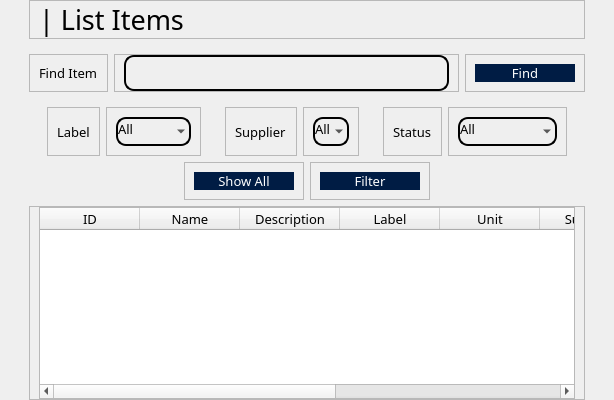
            <widget class="QWidget" name="ListItems">
             <layout class="QHBoxLayout" name="horizontalLayout_55">
              <property name="topMargin">
               <number>0</number>
              </property>
              <property name="bottomMargin">
               <number>0</number>
              </property>
              <item>
               <widget class="QWidget" name="widget_26" native="true">
                <layout class="QVBoxLayout" name="verticalLayout_13">
                 <property name="topMargin">
                  <number>0</number>
                 </property>
                 <property name="bottomMargin">
                  <number>0</number>
                 </property>
                 <item alignment="Qt::AlignTop">
                  <widget class="QWidget" name="widget_27" native="true">
                   <layout class="QVBoxLayout" name="verticalLayout_20">
                    <property name="topMargin">
                     <number>0</number>
                    </property>
                    <property name="bottomMargin">
                     <number>0</number>
                    </property>
                    <item>
                     <widget class="QFrame" name="frame_43">
                      <property name="font">
                       <font>
                        <family>Sans Serif Collection</family>
                        <pointsize>20</pointsize>
                       </font>
                      </property>
                      <property name="frameShape">
                       <enum>QFrame::StyledPanel</enum>
                      </property>
                      <property name="frameShadow">
                       <enum>QFrame::Raised</enum>
                      </property>
                      <layout class="QVBoxLayout" name="verticalLayout_21">
                       <property name="topMargin">
                        <number>0</number>
                       </property>
                       <property name="bottomMargin">
                        <number>0</number>
                       </property>
                       <item>
                        <widget class="QLabel" name="label_19">
                         <property name="font">
                          <font>
                           <family>Sans Serif Collection</family>
                           <pointsize>20</pointsize>
                          </font>
                         </property>
                         <property name="text">
                          <string>| List Items</string>
                         </property>
                        </widget>
                       </item>
                      </layout>
                     </widget>
                    </item>
                   </layout>
                  </widget>
                 </item>
                 <item>
                  <widget class="QWidget" name="widget_75" native="true">
                   <property name="font">
                    <font>
                     <family>Sans Serif Collection</family>
                     <pointsize>10</pointsize>
                    </font>
                   </property>
                   <layout class="QHBoxLayout" name="horizontalLayout_83">
                    <item>
                     <widget class="QFrame" name="frame_91">
                      <property name="frameShape">
                       <enum>QFrame::StyledPanel</enum>
                      </property>
                      <property name="frameShadow">
                       <enum>QFrame::Raised</enum>
                      </property>
                      <layout class="QVBoxLayout" name="verticalLayout_93">
                       <item>
                        <widget class="QLabel" name="label_45">
                         <property name="font">
                          <font>
                           <pointsize>10</pointsize>
                          </font>
                         </property>
                         <property name="text">
                          <string>Find Item</string>
                         </property>
                        </widget>
                       </item>
                      </layout>
                     </widget>
                    </item>
                    <item>
                     <widget class="QFrame" name="frame_72">
                      <property name="font">
                       <font>
                        <family>Sans Serif Collection</family>
                        <pointsize>10</pointsize>
                       </font>
                      </property>
                      <property name="frameShape">
                       <enum>QFrame::StyledPanel</enum>
                      </property>
                      <property name="frameShadow">
                       <enum>QFrame::Raised</enum>
                      </property>
                      <layout class="QVBoxLayout" name="verticalLayout_94">
                       <property name="topMargin">
                        <number>0</number>
                       </property>
                       <property name="bottomMargin">
                        <number>0</number>
                       </property>
                       <item>
                        <widget class="QLineEdit" name="LIFindItem">
                         <property name="sizePolicy">
                          <sizepolicy hsizetype="Expanding" vsizetype="Preferred">
                           <horstretch>0</horstretch>
                           <verstretch>0</verstretch>
                          </sizepolicy>
                         </property>
                         <property name="font">
                          <font>
                           <pointsize>10</pointsize>
                          </font>
                         </property>
                         <property name="styleSheet">
                          <string notr="true">background-color: rgba(0,0,0,0);
border: none;
border: 1.5px solid rgb(0, 0, 0);
color: rgb(0, 0, 0);
padding-bottom: 5px;
border-radius: 10px</string>
                         </property>
                        </widget>
                       </item>
                      </layout>
                     </widget>
                    </item>
                    <item>
                     <widget class="QFrame" name="frame_94">
                      <property name="frameShape">
                       <enum>QFrame::StyledPanel</enum>
                      </property>
                      <property name="frameShadow">
                       <enum>QFrame::Raised</enum>
                      </property>
                      <layout class="QVBoxLayout" name="verticalLayout_96">
                       <item>
                        <widget class="QPushButton" name="FindItemButton">
                         <property name="minimumSize">
                          <size>
                           <width>100</width>
                           <height>0</height>
                          </size>
                         </property>
                         <property name="font">
                          <font>
                           <family>Sans Serif Collection</family>
                           <pointsize>10</pointsize>
                          </font>
                         </property>
                         <property name="styleSheet">
                          <string notr="true">background-color: rgb(0, 28, 68);
color: white;
border-radius: 10px;</string>
                         </property>
                         <property name="text">
                          <string>Find</string>
                         </property>
                        </widget>
                       </item>
                      </layout>
                     </widget>
                    </item>
                   </layout>
                  </widget>
                 </item>
                 <item alignment="Qt::AlignTop">
                  <widget class="QWidget" name="widget_28" native="true">
                   <property name="sizePolicy">
                    <sizepolicy hsizetype="Preferred" vsizetype="Expanding">
                     <horstretch>0</horstretch>
                     <verstretch>0</verstretch>
                    </sizepolicy>
                   </property>
                   <property name="font">
                    <font>
                     <family>Sans Serif Collection</family>
                     <pointsize>10</pointsize>
                    </font>
                   </property>
                   <layout class="QHBoxLayout" name="horizontalLayout_56">
                    <property name="topMargin">
                     <number>0</number>
                    </property>
                    <property name="bottomMargin">
                     <number>0</number>
                    </property>
                    <item alignment="Qt::AlignTop">
                     <widget class="QWidget" name="widget_73" native="true">
                      <layout class="QHBoxLayout" name="horizontalLayout_84">
                       <property name="topMargin">
                        <number>0</number>
                       </property>
                       <property name="bottomMargin">
                        <number>0</number>
                       </property>
                       <item>
                        <widget class="QWidget" name="widget_70" native="true">
                         <layout class="QHBoxLayout" name="horizontalLayout_87">
                          <property name="topMargin">
                           <number>0</number>
                          </property>
                          <property name="bottomMargin">
                           <number>0</number>
                          </property>
                          <item>
                           <widget class="QFrame" name="frame_44">
                            <property name="frameShape">
                             <enum>QFrame::StyledPanel</enum>
                            </property>
                            <property name="frameShadow">
                             <enum>QFrame::Raised</enum>
                            </property>
                            <layout class="QVBoxLayout" name="verticalLayout_22">
                             <item alignment="Qt::AlignLeft">
                              <widget class="QLabel" name="label_20">
                               <property name="font">
                                <font>
                                 <family>Sans Serif Collection</family>
                                 <pointsize>10</pointsize>
                                </font>
                               </property>
                               <property name="text">
                                <string>Label</string>
                               </property>
                              </widget>
                             </item>
                            </layout>
                           </widget>
                          </item>
                          <item>
                           <widget class="QFrame" name="frame_45">
                            <property name="frameShape">
                             <enum>QFrame::StyledPanel</enum>
                            </property>
                            <property name="frameShadow">
                             <enum>QFrame::Raised</enum>
                            </property>
                            <layout class="QVBoxLayout" name="verticalLayout_23">
                             <item>
                              <widget class="QComboBox" name="LILabel">
                               <property name="sizePolicy">
                                <sizepolicy hsizetype="Expanding" vsizetype="Fixed">
                                 <horstretch>0</horstretch>
                                 <verstretch>0</verstretch>
                                </sizepolicy>
                               </property>
                               <property name="font">
                                <font>
                                 <family>Sans Serif Collection</family>
                                 <pointsize>10</pointsize>
                                </font>
                               </property>
                               <property name="styleSheet">
                                <string notr="true">background-color: rgba(0,0,0,0);
border: none;
border: 1.5px solid rgb(0, 0, 0);
color: rgb(0, 0, 0);
padding-bottom: 5px;
border-radius: 10px</string>
                               </property>
                               <item>
                                <property name="text">
                                 <string>All</string>
                                </property>
                               </item>
                               <item>
                                <property name="text">
                                 <string>Regular</string>
                                </property>
                               </item>
                               <item>
                                <property name="text">
                                 <string>Cold</string>
                                </property>
                               </item>
                               <item>
                                <property name="text">
                                 <string>Crowded</string>
                                </property>
                               </item>
                              </widget>
                             </item>
                            </layout>
                           </widget>
                          </item>
                         </layout>
                        </widget>
                       </item>
                       <item>
                        <widget class="QWidget" name="widget_71" native="true">
                         <layout class="QHBoxLayout" name="horizontalLayout_85">
                          <property name="topMargin">
                           <number>0</number>
                          </property>
                          <property name="bottomMargin">
                           <number>0</number>
                          </property>
                          <item>
                           <widget class="QFrame" name="frame_87">
                            <property name="frameShape">
                             <enum>QFrame::StyledPanel</enum>
                            </property>
                            <property name="frameShadow">
                             <enum>QFrame::Raised</enum>
                            </property>
                            <layout class="QVBoxLayout" name="verticalLayout_60">
                             <item alignment="Qt::AlignLeft">
                              <widget class="QLabel" name="label_43">
                               <property name="font">
                                <font>
                                 <pointsize>10</pointsize>
                                </font>
                               </property>
                               <property name="text">
                                <string>Supplier</string>
                               </property>
                              </widget>
                             </item>
                            </layout>
                           </widget>
                          </item>
                          <item>
                           <widget class="QFrame" name="frame_88">
                            <property name="frameShape">
                             <enum>QFrame::StyledPanel</enum>
                            </property>
                            <property name="frameShadow">
                             <enum>QFrame::Raised</enum>
                            </property>
                            <layout class="QVBoxLayout" name="verticalLayout_89">
                             <item>
                              <widget class="QComboBox" name="LISupplier">
                               <property name="sizePolicy">
                                <sizepolicy hsizetype="Expanding" vsizetype="Fixed">
                                 <horstretch>0</horstretch>
                                 <verstretch>0</verstretch>
                                </sizepolicy>
                               </property>
                               <property name="font">
                                <font>
                                 <family>Sans Serif Collection</family>
                                 <pointsize>10</pointsize>
                                </font>
                               </property>
                               <property name="styleSheet">
                                <string notr="true">background-color: rgba(0,0,0,0);
border: none;
border: 1.5px solid rgb(0, 0, 0);
color: rgb(0, 0, 0);
padding-bottom: 5px;
border-radius: 10px</string>
                               </property>
                               <item>
                                <property name="text">
                                 <string>All</string>
                                </property>
                               </item>
                              </widget>
                             </item>
                            </layout>
                           </widget>
                          </item>
                         </layout>
                        </widget>
                       </item>
                       <item>
                        <widget class="QWidget" name="widget_72" native="true">
                         <layout class="QHBoxLayout" name="horizontalLayout_86">
                          <property name="topMargin">
                           <number>0</number>
                          </property>
                          <property name="bottomMargin">
                           <number>0</number>
                          </property>
                          <item>
                           <widget class="QFrame" name="frame_90">
                            <property name="frameShape">
                             <enum>QFrame::StyledPanel</enum>
                            </property>
                            <property name="frameShadow">
                             <enum>QFrame::Raised</enum>
                            </property>
                            <layout class="QVBoxLayout" name="verticalLayout_91">
                             <item alignment="Qt::AlignLeft">
                              <widget class="QLabel" name="label_44">
                               <property name="font">
                                <font>
                                 <pointsize>10</pointsize>
                                </font>
                               </property>
                               <property name="text">
                                <string>Status</string>
                               </property>
                              </widget>
                             </item>
                            </layout>
                           </widget>
                          </item>
                          <item>
                           <widget class="QFrame" name="frame_89">
                            <property name="frameShape">
                             <enum>QFrame::StyledPanel</enum>
                            </property>
                            <property name="frameShadow">
                             <enum>QFrame::Raised</enum>
                            </property>
                            <layout class="QVBoxLayout" name="verticalLayout_90">
                             <item>
                              <widget class="QComboBox" name="LIStatus">
                               <property name="sizePolicy">
                                <sizepolicy hsizetype="Expanding" vsizetype="Preferred">
                                 <horstretch>0</horstretch>
                                 <verstretch>0</verstretch>
                                </sizepolicy>
                               </property>
                               <property name="font">
                                <font>
                                 <pointsize>10</pointsize>
                                </font>
                               </property>
                               <property name="styleSheet">
                                <string notr="true">background-color: rgba(0,0,0,0);
border: none;
border: 1.5px solid rgb(0, 0, 0);
color: rgb(0, 0, 0);
padding-bottom: 5px;
border-radius: 10px</string>
                               </property>
                               <item>
                                <property name="text">
                                 <string>All</string>
                                </property>
                               </item>
                               <item>
                                <property name="text">
                                 <string>Available</string>
                                </property>
                               </item>
                               <item>
                                <property name="text">
                                 <string>Not available</string>
                                </property>
                               </item>
                              </widget>
                             </item>
                            </layout>
                           </widget>
                          </item>
                         </layout>
                        </widget>
                       </item>
                      </layout>
                     </widget>
                    </item>
                   </layout>
                  </widget>
                 </item>
                 <item>
                  <widget class="QWidget" name="widget_74" native="true">
                   <layout class="QHBoxLayout" name="horizontalLayout_88">
                    <property name="topMargin">
                     <number>0</number>
                    </property>
                    <property name="bottomMargin">
                     <number>0</number>
                    </property>
                    <item alignment="Qt::AlignRight">
                     <widget class="QFrame" name="frame_93">
                      <property name="frameShape">
                       <enum>QFrame::StyledPanel</enum>
                      </property>
                      <property name="frameShadow">
                       <enum>QFrame::Raised</enum>
                      </property>
                      <layout class="QVBoxLayout" name="verticalLayout_95">
                       <item alignment="Qt::AlignHCenter">
                        <widget class="QPushButton" name="LIshowAllButton">
                         <property name="minimumSize">
                          <size>
                           <width>100</width>
                           <height>0</height>
                          </size>
                         </property>
                         <property name="font">
                          <font>
                           <family>Sans Serif Collection</family>
                           <pointsize>10</pointsize>
                          </font>
                         </property>
                         <property name="styleSheet">
                          <string notr="true">background-color: rgb(0, 28, 68);
color: white;
border-radius: 10px</string>
                         </property>
                         <property name="text">
                          <string>Show All</string>
                         </property>
                        </widget>
                       </item>
                      </layout>
                     </widget>
                    </item>
                    <item alignment="Qt::AlignLeft">
                     <widget class="QFrame" name="frame_92">
                      <property name="frameShape">
                       <enum>QFrame::StyledPanel</enum>
                      </property>
                      <property name="frameShadow">
                       <enum>QFrame::Raised</enum>
                      </property>
                      <layout class="QVBoxLayout" name="verticalLayout_92">
                       <item alignment="Qt::AlignHCenter">
                        <widget class="QPushButton" name="LIFilterButton">
                         <property name="minimumSize">
                          <size>
                           <width>100</width>
                           <height>0</height>
                          </size>
                         </property>
                         <property name="font">
                          <font>
                           <family>Sans Serif Collection</family>
                           <pointsize>10</pointsize>
                          </font>
                         </property>
                         <property name="styleSheet">
                          <string notr="true">background-color: rgb(0, 28, 68);
color: white;
border-radius: 10px</string>
                         </property>
                         <property name="text">
                          <string>Filter</string>
                         </property>
                        </widget>
                       </item>
                      </layout>
                     </widget>
                    </item>
                   </layout>
                  </widget>
                 </item>
                 <item>
                  <widget class="QWidget" name="widget_29" native="true">
                   <property name="sizePolicy">
                    <sizepolicy hsizetype="Preferred" vsizetype="Expanding">
                     <horstretch>0</horstretch>
                     <verstretch>0</verstretch>
                    </sizepolicy>
                   </property>
                   <layout class="QVBoxLayout" name="verticalLayout_24">
                    <property name="topMargin">
                     <number>0</number>
                    </property>
                    <property name="bottomMargin">
                     <number>0</number>
                    </property>
                    <item>
                     <widget class="QFrame" name="frame_46">
                      <property name="frameShape">
                       <enum>QFrame::StyledPanel</enum>
                      </property>
                      <property name="frameShadow">
                       <enum>QFrame::Raised</enum>
                      </property>
                      <layout class="QVBoxLayout" name="verticalLayout_25">
                       <property name="topMargin">
                        <number>0</number>
                       </property>
                       <property name="bottomMargin">
                        <number>0</number>
                       </property>
                       <item>
                        <widget class="QTableWidget" name="LITable">
                         <property name="font">
                          <font>
                           <family>Sans Serif Collection</family>
                           <pointsize>10</pointsize>
                          </font>
                         </property>
                         <column>
                          <property name="text">
                           <string>ID</string>
                          </property>
                         </column>
                         <column>
                          <property name="text">
                           <string>Name</string>
                          </property>
                         </column>
                         <column>
                          <property name="text">
                           <string>Description</string>
                          </property>
                         </column>
                         <column>
                          <property name="text">
                           <string>Label</string>
                          </property>
                         </column>
                         <column>
                          <property name="text">
                           <string>Unit</string>
                          </property>
                         </column>
                         <column>
                          <property name="text">
                           <string>Supplier</string>
                          </property>
                         </column>
                         <column>
                          <property name="text">
                           <string>Price</string>
                          </property>
                         </column>
                         <column>
                          <property name="text">
                           <string>Status</string>
                          </property>
                         </column>
                         <column>
                          <property name="text">
                           <string>Edit Item</string>
                          </property>
                         </column>
                        </widget>
                       </item>
                      </layout>
                     </widget>
                    </item>
                   </layout>
                  </widget>
                 </item>
                </layout>
               </widget>
              </item>
             </layout>
            </widget>
